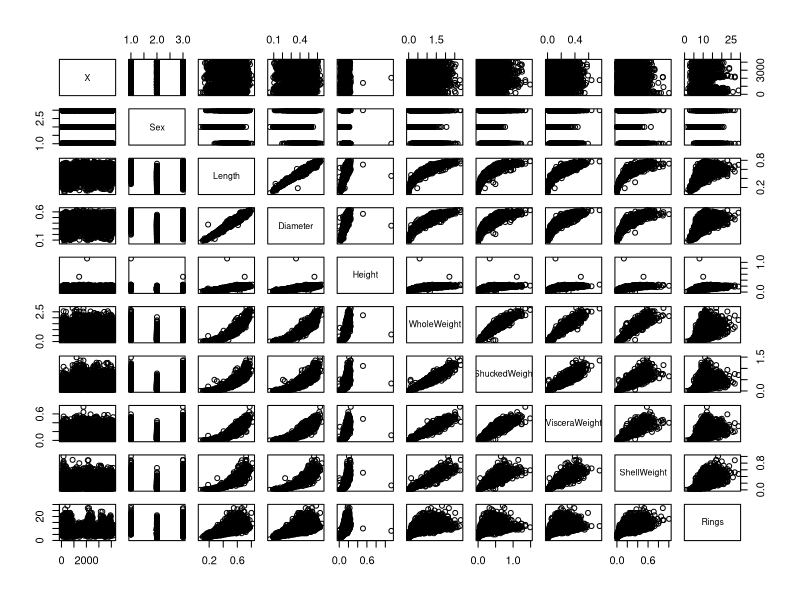
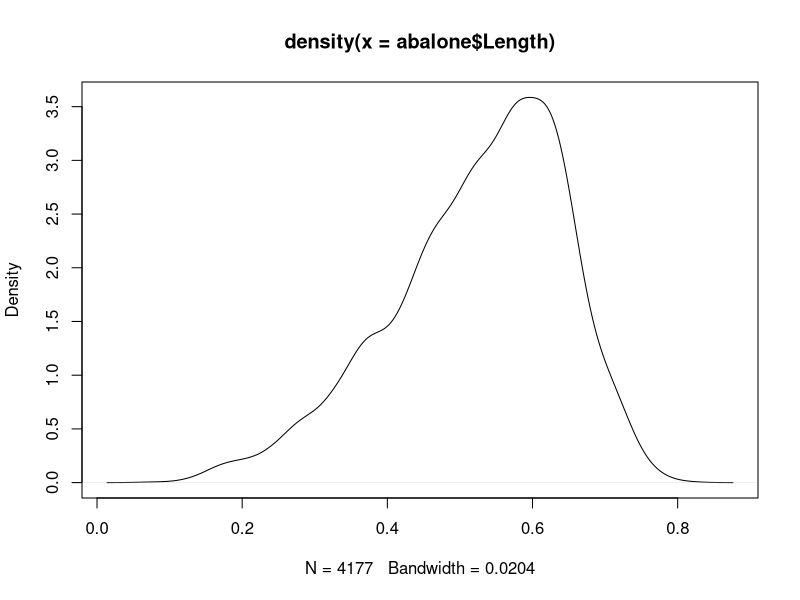
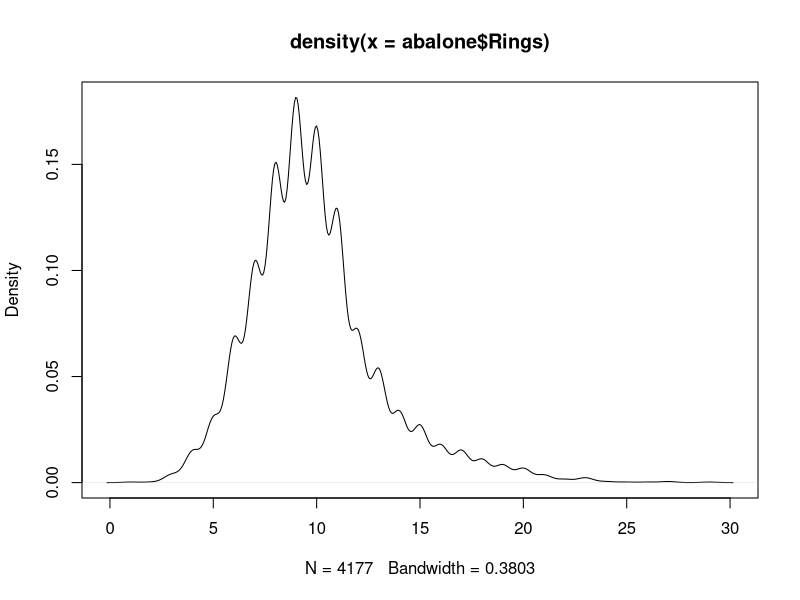

The R source for these figures, in order: (Note: this script raises an error after producing the figures.)
## ---- chunk 1
abalone <- read.csv("Data/abalone.csv")
## ---- chunk 2
plot(abalone)
## ---- chunk 3
summary(abalone)
## ---- chunk 4

## ---- chunk 5
plot(density(abalone$Length))

plot(density(abalone$Rings))

shapiro.test(abalone$Length)
## ---- chunk 6
?cor.test

cor.test(abalone$Length, abalone$Height)

cor.test(abalone$Length, abalone$WholeWeight)
## ---- chunk 7
#excercise
## ---- chunk 8
#excercise
## ---- chunk 9
t.test(abalone$WholeWeight~abalone$Sex)
## ---- chunk 10
#excercise
## ---- chunk 11
t.test(adult.abs$WholeWeight~adult.abs$Sex)
## ---- chunk 12
str(abalone)
## ---- chunk 13
abalone$Sex <- as.factor(abalone$Sex)
## ---- chunk 14
aov1 <- aov(WholeWeight ~ Sex, data = abalone)
aov1
class(aov1)
summary(aov1)
anova(aov1)
model.tables(aov1, "means")

## ---- chunk 15
boxplot(WholeWeight ~ Sex, data=abalone)

TukeyHSD(aov1)
